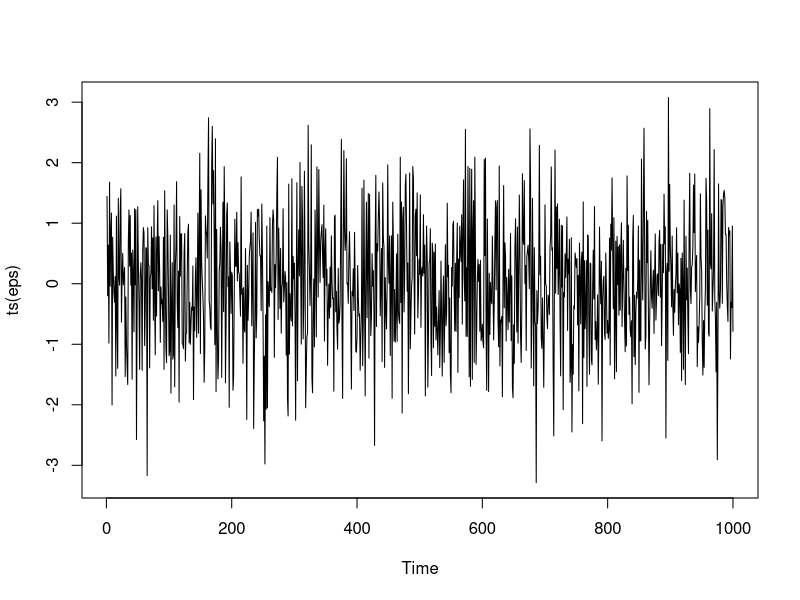
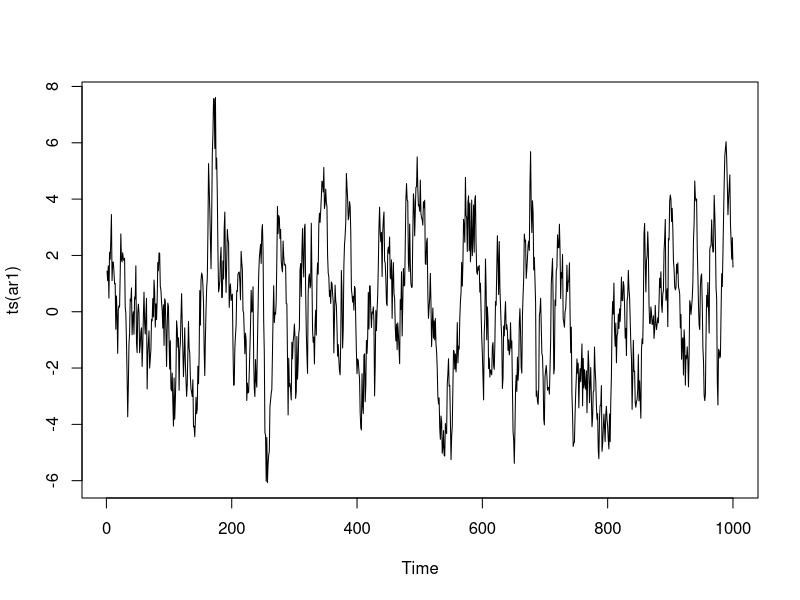
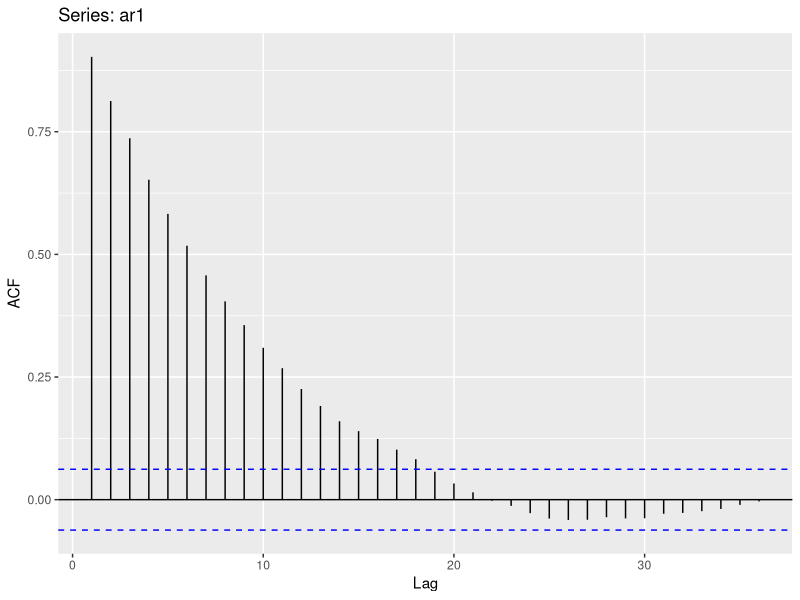
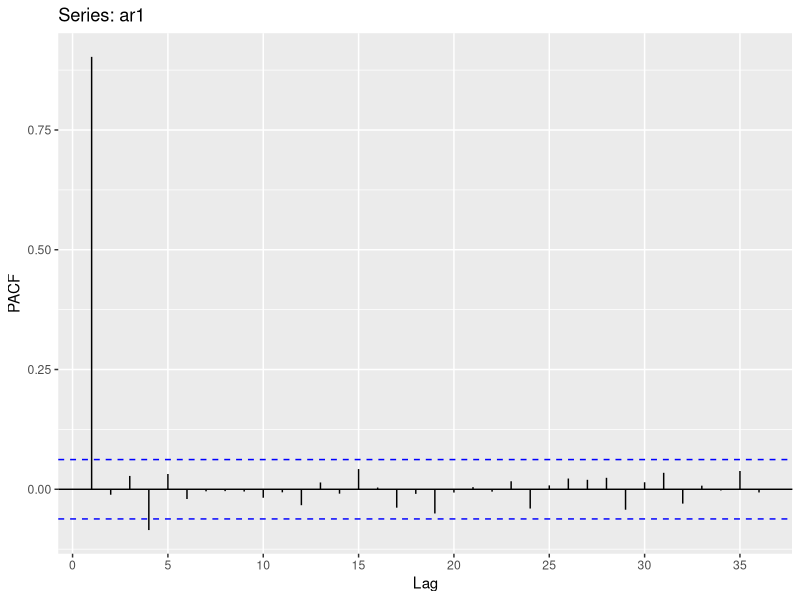
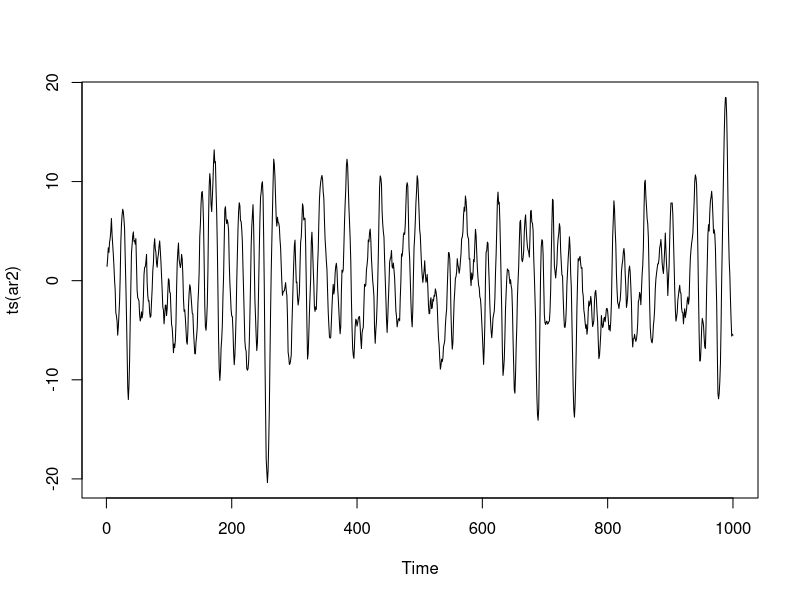
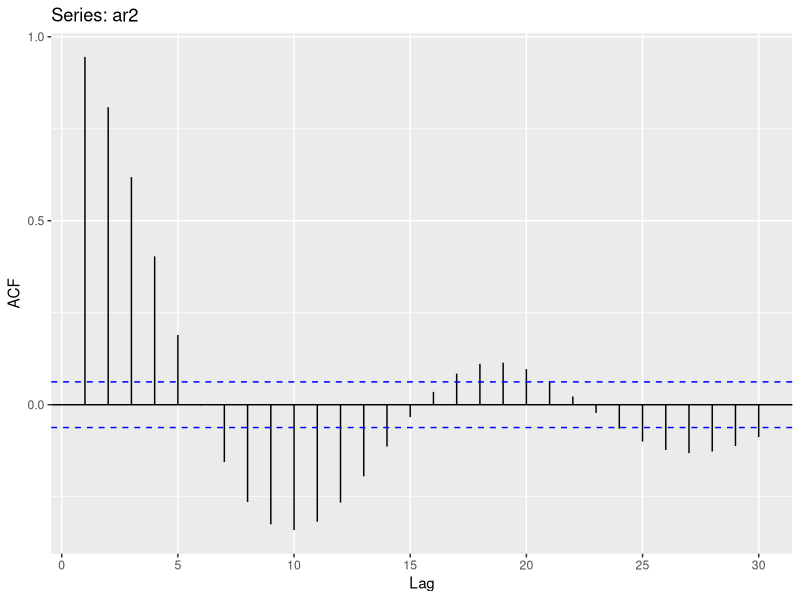
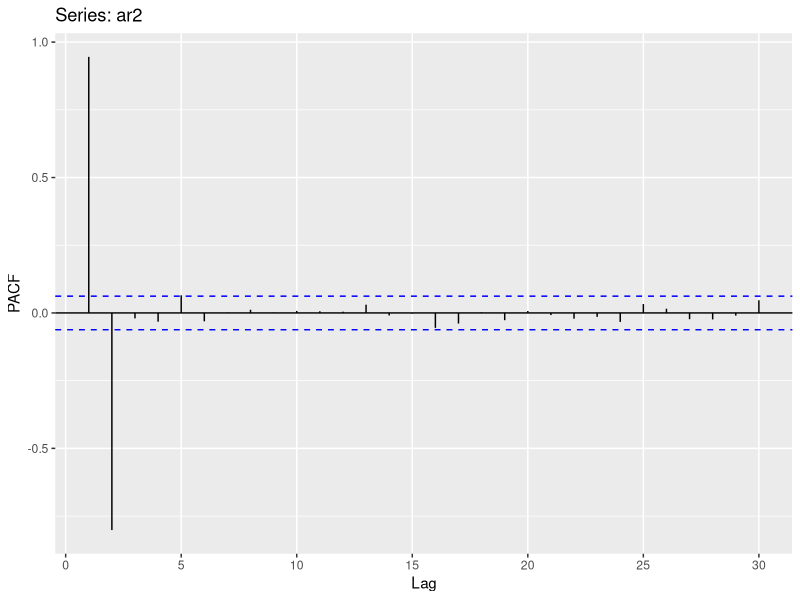

Source code (R) for these figures, in order:
## ---- chunk 1
knitr::opts_chunk$set(echo = TRUE)
## ---- chunk 2
library(forecast)
set.seed(20201001)

eps <- rnorm(1000) #-- White Noise
plot(ts(eps)) #-- Plot Time Series (ts)

ar1 <- stats::filter(eps, 0.9, "recursive") #-- Linear filtering to a Time Series

plot(ts(ar1))

ggAcf(ar1, lag.max = 36) #-- Autocorrelation Function
ggPacf(ar1, lag.max = 36) #-- 

ar2 <- stats::filter(eps, c(1.7, -0.8), "recursive")
plot(ts(ar2))
ggAcf(ar2)
ggPacf(ar2)

mod1 <- Arima(sunspot.year, c(2, 0, 0))
